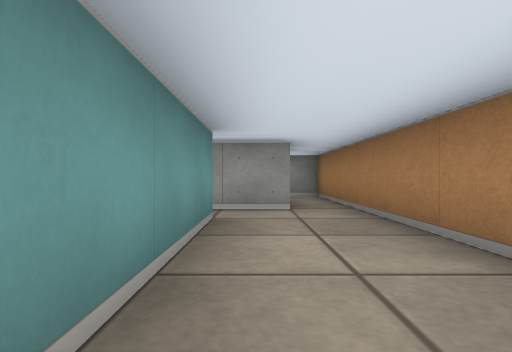
view 1 (above)

16 first-person views from a walk through a cub3D level. The camera is about half as high as the walls, looks level and sees 80° across. The floor is counted in squares. Each view is taken from the middle of a square. On the plan, view 1 faces up. The plan holds only what a view shows up to about 9 squares ahead; the rest is blank.

view 2
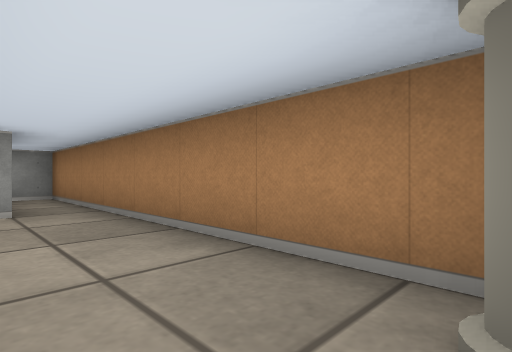

view 3
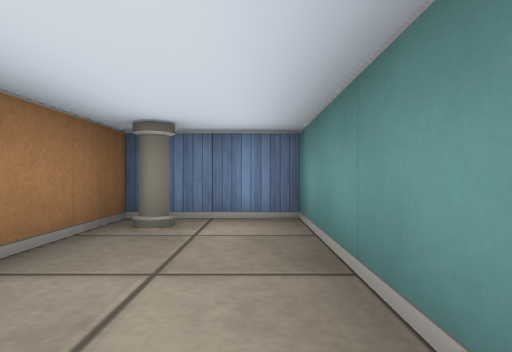

view 4
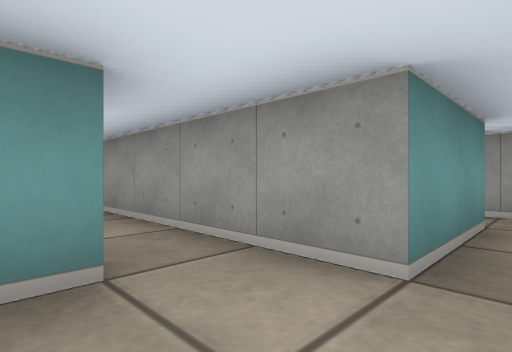

view 5
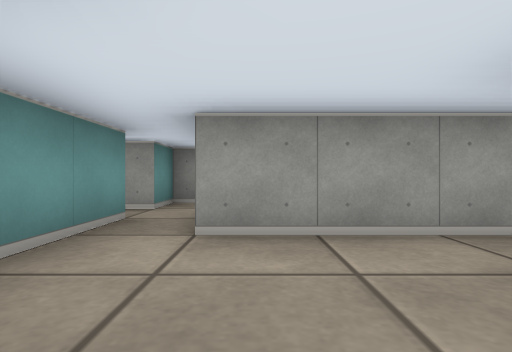

view 6
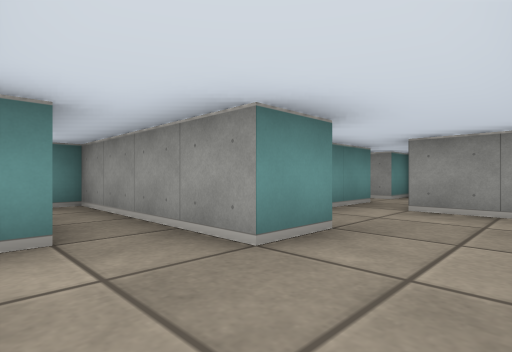

view 7
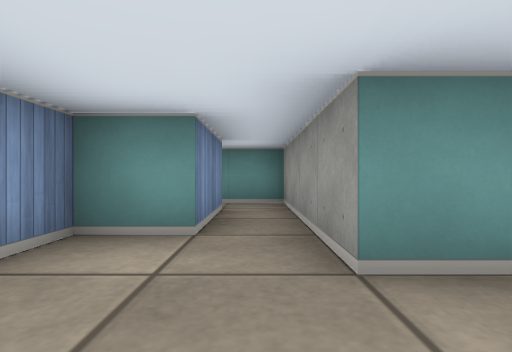

view 8
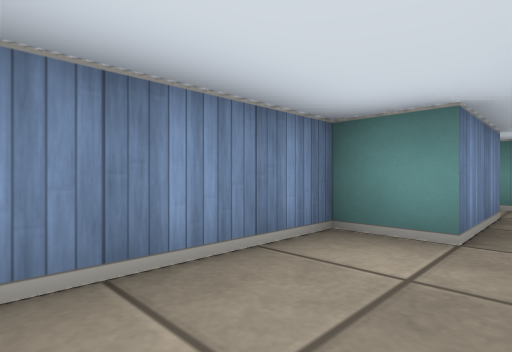

view 9
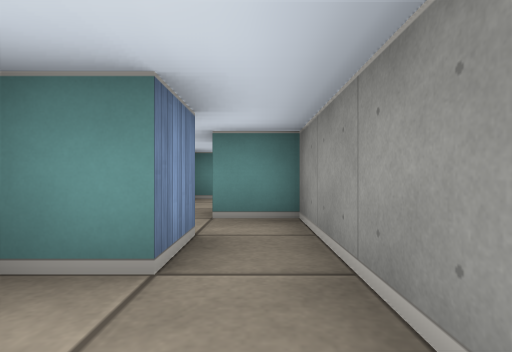

view 10
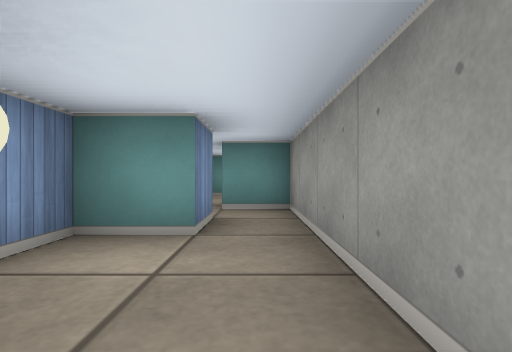

view 11
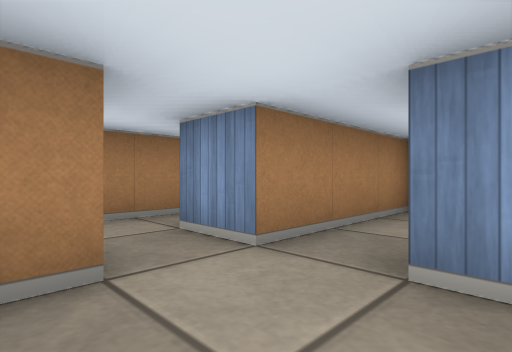

view 12
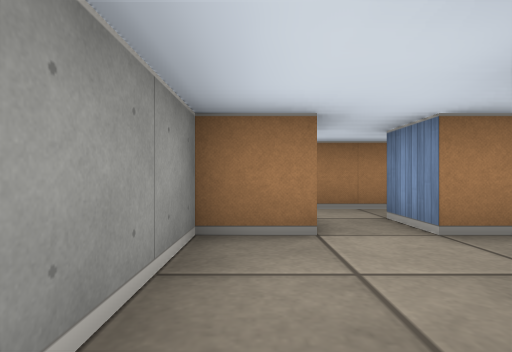

view 13
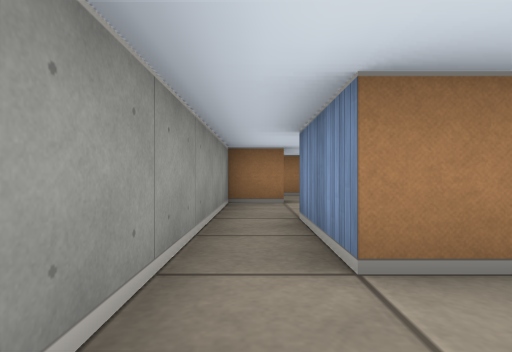

view 14
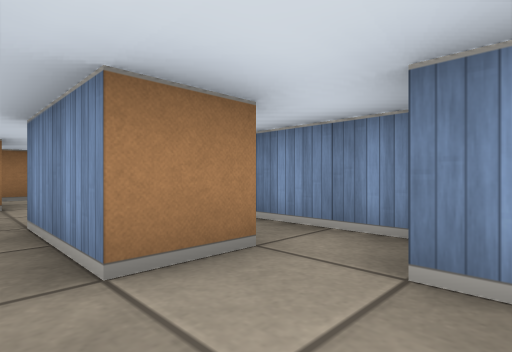

view 15
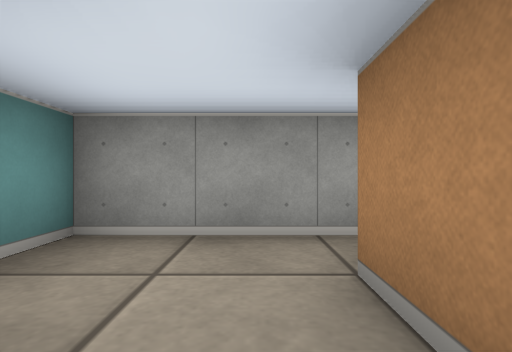

view 16
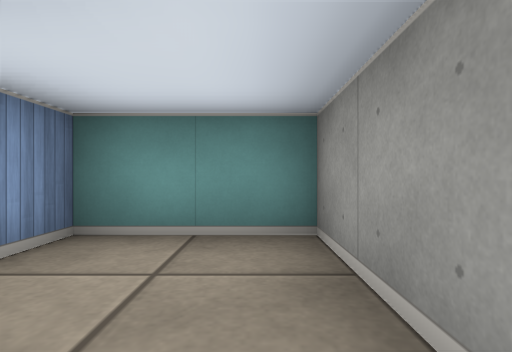

### Floor plan
Ten units are one square. View 1 is at (0, 0); x grows to the right and y downward. Boxes are objects, and circles mark ways between rooms. Rooms are numbered by the first view taken in them; rooms with no view inside come last. Other rooms are left out.
<svg viewBox="-120 -80 140 90">
<path fill="none" stroke="#000" d="M-5 -35 -5 5 15 5 15 -45M5 -45 -15 -45M-35 -26 -35 -15 -45 -15M-45 -5 -45 5 -21 5M-15 -45 -35 -45M-35 -49 -35 -65 -25 -65 -25 -55 -18 -55M-45 -55 -45 -38M5 -65 5 -45M15 -45 15 -75 -45 -75 -45 -65M-55 -65 -55 -75 -75 -75M-75 -65 -75 -56M-45 -65 -50 -65M-55 -35 -55 -55 -45 -55M-95 -55 -95 -65 -75 -65M-102 -45 -85 -45M-75 -75 -115 -75 -115 -55 -105 -55"/>
<rect x="5" y="-5" width="10" height="10" fill="#bbb"><title>pillar</title></rect>
<rect x="-15" y="-65" width="10" height="10" fill="#bbb"><title>lamp</title></rect>
<circle cx="-10" cy="-40" r="3" fill="#2a7"/>
<circle cx="10" cy="-55" r="3" fill="#2a7"/>
<circle cx="-40" cy="-50" r="3" fill="#2a7"/>
<circle cx="-50" cy="-60" r="3" fill="#2a7"/>
<circle cx="-80" cy="-70" r="3" fill="#2a7"/>
<text x="0" y="-20">1</text>
<text x="-30" y="-20">2</text>
<text x="-20" y="-60">3</text>
<text x="-60" y="-60">4</text>
<text x="-100" y="-60">5</text>
</svg>
Room 1 opens to room 2. Room 1 opens to room 3. Room 2 opens to room 3. Room 3 opens to room 4. Room 4 opens to room 5.

Where each view was taken, in squares from view 1:
view 1: 0 up, 0 right, facing up
view 2: 0 up, 0 right, facing up-right
view 3: 3 up, 0 right, facing down
view 4: 3 up, 1 right, facing up-left
view 5: 2 up, 3 left, facing up
view 6: 0 up, 2 left, facing up-left
view 7: 1 up, 2 left, facing left
view 8: 1 up, 2 left, facing down-left
view 9: 7 up, 1 left, facing left
view 10: 7 up, 0 right, facing left
view 11: 7 up, 7 left, facing down-right
view 12: 7 up, 8 left, facing right
view 13: 7 up, 11 left, facing right
view 14: 7 up, 11 left, facing down-right
view 15: 5 up, 10 left, facing up
view 16: 7 up, 9 left, facing left
